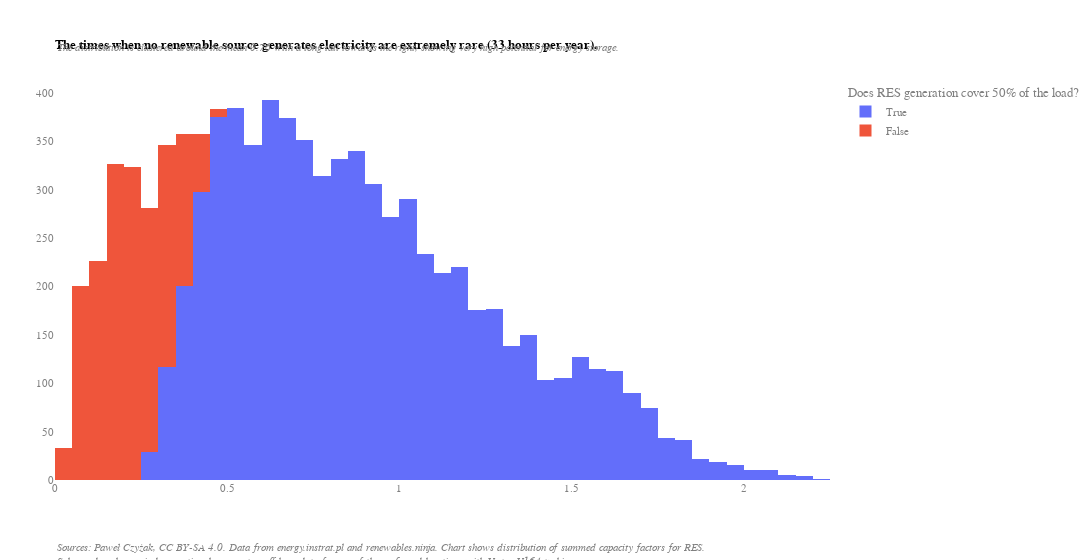

Notebook code cell kept with this figure:
### Code cell
import plotly.express as px
import plotly.graph_objects as go

fig = px.histogram(load_df, x="sum_res", color="is_res_over50",                    
                   labels={'sum_res':'Sum of RES capacity factors', 'is_res_over50':'Does RES generation cover 50% of the load?'}
                  )

fig.update_layout(
        width=1100,
        colorway=px.colors.qualitative.Prism,
        plot_bgcolor='white',  
        title=dict(
            text='<b>The times when no renewable source generates electricity are extremely rare (33 hours per year).</b>',
            font=dict(
                family="Work Sans, sans-serif",
                size=13,
                color="black",
            ),
            x=0,
            xref='paper',
            yref='paper',
            xanchor="left", 
            yanchor="top",
        ),
        margin=dict(t=80, b=80,l=50, r=50),
        font=dict(
            family="Work Sans, sans-serif",
            size=11,
            color="grey"
        ),
        annotations=[
            go.layout.Annotation( 
                text='<i>The distribution is clustered around the mean 0.76 with a long tail towards the right, showing very high potential for energy storage.</i>',
                align='left',
                showarrow=False,
                xref='paper',
                yref='paper',
                x=0,
                y=1.1,
                xanchor="left", 
                yanchor="top",
                visible=True,
                font=dict(
                    family="Work Sans, sans-serif",
                    size=11,
                    color="grey"
                )
            ),
            go.layout.Annotation( 
                text='<i>Sources: Paweł Czyżak, CC BY-SA 4.0. Data from energy.instrat.pl and renewables.ninja. Chart shows distribution of summed capacity factors for RES.<br>Solar and onshore wind are national aggregates, offshore data for one of the confirmed locations with Vestas V164 turbine.</i>',
                align='left',
                showarrow=False,
                xref='paper',
                yref='paper',
                x=0,
                y=-0.15,
                xanchor="left", 
                yanchor="top",
                visible=True,
                font=dict(
                    family="Work Sans, sans-serif",
                    size=11,
                    color="grey"
                )
            ),
        ]
)

fig.update_yaxes(title='')
fig.update_xaxes(title='')

fig.show(    
    config={
        'modeBarButtonsToRemove': ['lasso2d', "zoomIn2d", 'resetScale2d'],
        "locale": "en",
        "toImageButtonOptions": {"width": None, "height": None}
    },
)

### Figure 1 — Plotly figure (JSON) as saved in the notebook; plotly's stock layout.template omitted (floating-point values rounded to 4 significant figures; data arrays with more than 128 entries replaced by an {"elided": "..."} marker saying what was removed)
{"data": [{"alignmentgroup": "True", "bingroup": "x", "hovertemplate": "Does RES generation cover 50% of the load?=True<br>Sum of RES capacity factors=%{x}<br>count=%{y}<extra></extra>", "legendgroup": "True", "marker": {"color": "#636efa"}, "name": "True", "offsetgroup": "True", "orientation": "v", "showlegend": true, "type": "histogram", "x": {"elided": "6934 float values"}, "xaxis": "x", "yaxis": "y"}, {"alignmentgroup": "True", "bingroup": "x", "hovertemplate": "Does RES generation cover 50% of the load?=False<br>Sum of RES capacity factors=%{x}<br>count=%{y}<extra></extra>", "legendgroup": "False", "marker": {"color": "#EF553B"}, "name": "False", "offsetgroup": "False", "orientation": "v", "showlegend": true, "type": "histogram", "x": {"elided": "1819 float values"}, "xaxis": "x", "yaxis": "y"}], "layout": {"annotations": [{"align": "left", "font": {"color": "grey", "family": "Work Sans, sans-serif", "size": 11}, "showarrow": false, "text": "<i>The distribution is clustered around the mean 0.76 with a long tail towards the right, showing very high potential for energy storage.</i>", "visible": true, "x": 0, "xanchor": "left", "xref": "paper", "y": 1.1, "yanchor": "top", "yref": "paper"}, {"align": "left", "font": {"color": "grey", "family": "Work Sans, sans-serif", "size": 11}, "showarrow": false, "text": "<i>Sources: Paweł Czyżak, CC BY-SA 4.0. Data from energy.instrat.pl and renewables.ninja. Chart shows distribution of summed capacity factors for RES.<br>Solar and onshore wind are national aggregates, offshore data for one of the confirmed locations with Vestas V164 turbine.</i>", "visible": true, "x": 0, "xanchor": "left", "xref": "paper", "y": -0.15, "yanchor": "top", "yref": "paper"}], "barmode": "relative", "colorway": ["rgb(95, 70, 144)", "rgb(29, 105, 150)", "rgb(56, 166, 165)", "rgb(15, 133, 84)", "rgb(115, 175, 72)", "rgb(237, 173, 8)", "rgb(225, 124, 5)", "rgb(204, 80, 62)", "rgb(148, 52, 110)", "rgb(111, 64, 112)", "rgb(102, 102, 102)"], "font": {"color": "grey", "family": "Work Sans, sans-serif", "size": 11}, "legend": {"title": {"text": "Does RES generation cover 50% of the load?"}, "tracegroupgap": 0}, "margin": {"b": 80, "l": 50, "r": 50, "t": 80}, "plot_bgcolor": "white", "title": {"font": {"color": "black", "family": "Work Sans, sans-serif", "size": 13}, "text": "<b>The times when no renewable source generates electricity are extremely rare (33 hours per year).</b>", "x": 0, "xanchor": "left", "xref": "paper", "yanchor": "top", "yref": "paper"}, "width": 1100, "xaxis": {"anchor": "y", "domain": [0, 1], "title": {"text": ""}}, "yaxis": {"anchor": "x", "domain": [0, 1], "title": {"text": ""}}}}
